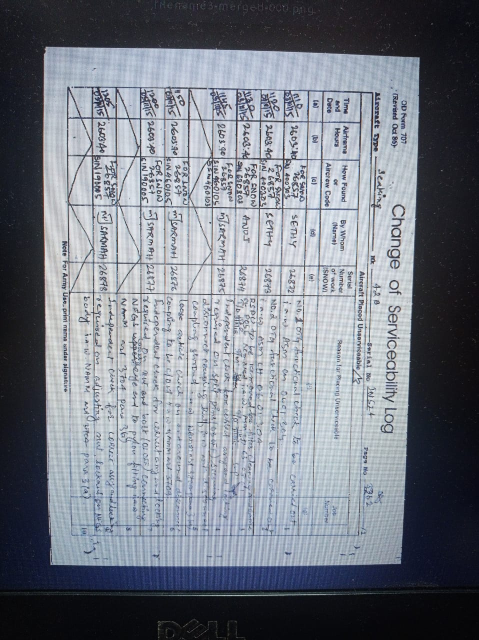
#> input picture im.jpeg, 957 x 1280 px, found by its file name (shown at 1/2 size)
$ python edge_detection.py
#> lines starting #> are read from the running program, lines starting #| are printed output that depends on the picture; after the words box and inside, x2 and y2 are one past the last pixel; in counts of white or black regions, pixels touching at a corner belong together
import cv2
import imutils
import numpy as np


image = cv2.imread('/home/srinivas/Documents/new/im.jpeg')
#> image is the input picture: shape (1280, 957, 3); mean B, G, R 133.1, 123.6, 118.6
ratio = image.shape[0]/500.0
#> ratio = 2.56
orig = image.copy()
image = imutils.resize(image, height = 500)
#> image: shape (500, 373, 3)
gray = cv2.cvtColor(image, cv2.COLOR_BGR2GRAY)
gray = cv2.GaussianBlur(gray, (5, 5), 0)
edged = cv2.Canny(gray, 75, 200)
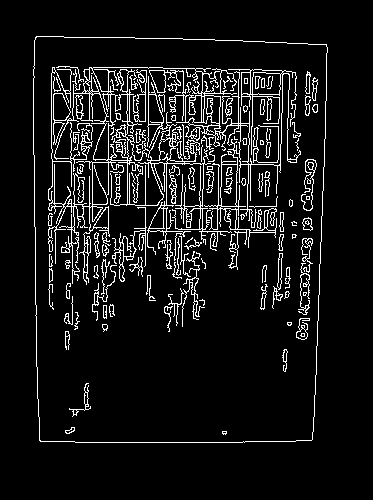
#> edged: shape (500, 373); 8.4% white in thin lines or dots, all inside (x1, y1, x2, y2) = (33, 36, 328, 443)
cv2.imshow('edge_detection', edged)
cv2.waitKey()

#---------------------------------------------------------------------------------

cnts = cv2.findContours(edged.copy(), cv2.RETR_LIST, cv2.CHAIN_APPROX_SIMPLE)
#> cnts = 321 contours, 175 with area under 20; largest, box (x1, y1, x2, y2) and area: (33, 36, 328, 443) 114815, (33, 36, 328, 443) 114812, (48, 67, 301, 285) 10002, (108, 94, 129, 161) 989, (88, 67, 113, 161) 722
cnts = imutils.grab_contours(cnts)
cnts = sorted(cnts, key = cv2.contourArea, reverse = True)[:5]
#> cnts = 5 contours; box (x1, y1, x2, y2) and area: (33, 36, 328, 443) 114815, (33, 36, 328, 443) 114812, (48, 67, 301, 285) 10002, (108, 94, 129, 161) 989, (88, 67, 113, 161) 722
# loop over the contours
for c in cnts:
	# approximate the contour
	peri = cv2.arcLength(c, True)
	approx = cv2.approxPolyDP(c, 0.02 * peri, True)
	# if our approximated contour has four points, then we
	# can assume that we have found our screen
	if len(approx) == 4:
		screenCnt = approx
		break
#> this loop made 1 pass
#> (peri, screenCnt) on pass 1: (1381.1, [[36, 36], [39, 440], [311, 440], [326, 44]])
# show the contour (outline) of the piece of paper
print("STEP 2: Find contours of paper")
cv2.drawContours(image, [screenCnt], -1, (0, 255, 0), 2)
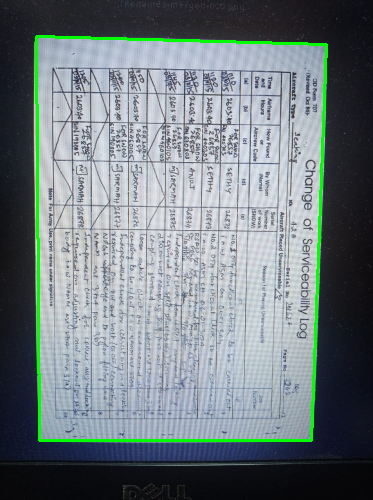
#> image: shape (500, 373, 3); mean B, G, R 129.2, 125.5, 115
cv2.imshow('Canny Edge Detection',image)
cv2.waitKey()

#---------------------------------------------------------------------------------

def order_points(pts):

	rect = np.zeros((4, 2), dtype = "float32")

	s = pts.sum(axis = 1)
#> s = [184.3, 1226.2, 1922.6, 947.2]
	rect[0] = pts[np.argmin(s)]
	rect[2] = pts[np.argmax(s)]

	diff = np.diff(pts, axis = 1)
#> diff = [0, 1026.6, 330.2, -721.9]
	rect[1] = pts[np.argmin(diff)]
	rect[3] = pts[np.argmax(diff)]

	return rect

def four_point_transform(image, pts):
	# obtain a consistent order of the points and unpack them
	# individually
	rect = order_points(pts)
#> rect = [[92.16, 92.16], [834.6, 112.6], [796.2, 1126.4], [99.84, 1126.4]]
	(tl, tr, br, bl) = rect
#> tl = [92.16, 92.16]; tr = [834.6, 112.6]; br = [796.2, 1126.4]; bl = [99.84, 1126.4]
	# compute the width of the new image, which will be the
	# maximum distance between bottom-right and bottom-left
	# x-coordiates or the top-right and top-left x-coordinates
	widthA = np.sqrt(((br[0] - bl[0]) ** 2) + ((br[1] - bl[1]) ** 2))
#> widthA = 696.3
	widthB = np.sqrt(((tr[0] - tl[0]) ** 2) + ((tr[1] - tl[1]) ** 2))
#> widthB = 742.7
	maxWidth = max(int(widthA), int(widthB))
#> maxWidth = 742
	# compute the height of the new image, which will be the
	# maximum distance between the top-right and bottom-right
	# y-coordinates or the top-left and bottom-left y-coordinates
	heightA = np.sqrt(((tr[0] - br[0]) ** 2) + ((tr[1] - br[1]) ** 2))
#> heightA = 1014.5
	heightB = np.sqrt(((tl[0] - bl[0]) ** 2) + ((tl[1] - bl[1]) ** 2))
#> heightB = 1034.3
	maxHeight = max(int(heightA), int(heightB))
#> maxHeight = 1034
	# now that we have the dimensions of the new image, construct
	# the set of destination points to obtain a "birds eye view",
	# (i.e. top-down view) of the image, again specifying points
	# in the top-left, top-right, bottom-right, and bottom-left
	# order
	dst = np.array([
		[0, 0],
		[maxWidth - 1, 0],
		[maxWidth - 1, maxHeight - 1],
		[0, maxHeight - 1]], dtype = "float32")
#> dst = [[0, 0], [741, 0], [741, 1033], [0, 1033]]
	# compute the perspective transform matrix and then apply it
	M = cv2.getPerspectiveTransform(rect, dst)
#> M = [[0.971, -0.00721, -88.81], [-0.0256, 0.929, -83.23], [-2.48e-05, -6.03e-05, 1]]
	warped = cv2.warpPerspective(image, M, (maxWidth, maxHeight))
	# return the warped image
	return warped

from skimage.filters import threshold_local
warped = four_point_transform(orig, screenCnt.reshape(4, 2) * ratio)

warped = cv2.cvtColor(warped, cv2.COLOR_BGR2RGB)

cv2.imshow('Transformed Image',imutils.resize(warped, height = 650))
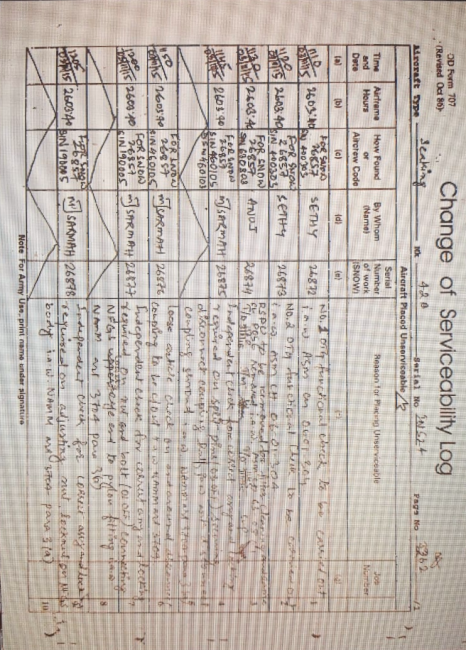
#> window 'Transformed Image': shape (650, 466, 3); mean B, G, R 177.1, 184.3, 194
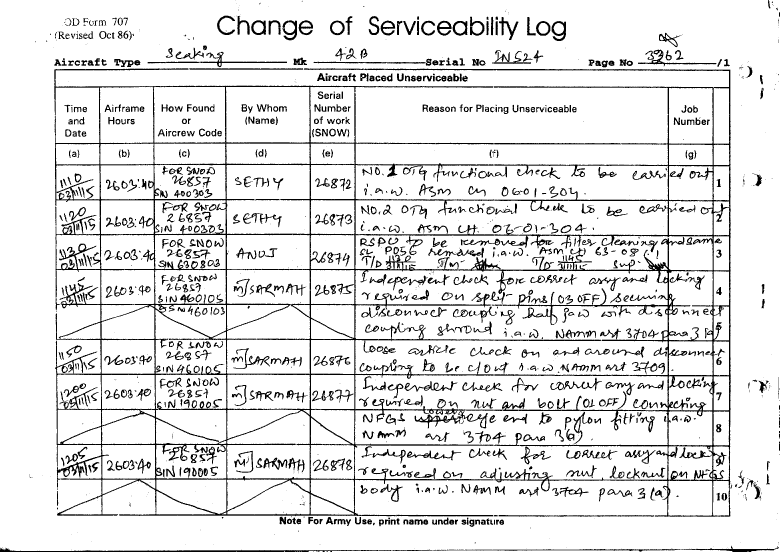
#> input picture template.png, 2338 x 1654 px, found by its file name (shown at 1/3 size)
#> further down, template is the input picture: shape (1654, 2338, 3); 89.2% white; 1393 black regions (480 under 20 px), largest, box (x1, y1, x2, y2) and area: (163, 205, 2192, 1550) 180293, (0, 1637, 2337, 1654) 6188, (1382, 673, 1746, 746) 3549
cv2.waitKey()

#-----------------------------------------------------------------------------

# import the necessary packages
import numpy as np
import imutils
import cv2

def align_images(image, template, maxFeatures=500, keepPercent=0.2,
	debug=False):
	# convert both the input image and template to grayscale
#> called with maxFeatures = 500, keepPercent = 0.2, debug = True
	imageGray = cv2.cvtColor(image, cv2.COLOR_BGR2GRAY)
	templateGray = cv2.cvtColor(template, cv2.COLOR_BGR2GRAY)

	# use ORB to detect keypoints and extract (binary) local
	# invariant features
	orb = cv2.ORB_create(maxFeatures)
	(kpsA, descsA) = orb.detectAndCompute(imageGray, None)
#> kpsA = 500 keypoints; strongest (x, y, size): (445, 119, 31), (363, 229, 31), (389, 258, 44.6), (264, 226, 31)
	(kpsB, descsB) = orb.detectAndCompute(templateGray, None)
#> kpsB = 500 keypoints; strongest (x, y, size): (522, 512, 31), (1167, 883, 31), (1517, 331, 31), (1158, 236, 31)

	# match the features
	method = cv2.DESCRIPTOR_MATCHER_BRUTEFORCE_HAMMING
	matcher = cv2.DescriptorMatcher_create(method)
	matches = matcher.match(descsA, descsB, None)
#> matches = 500 matches

	# sort the matches by their distance (the smaller the distance,
	# the "more similar" the features are)
	matches = sorted(matches, key=lambda x:x.distance)

	# keep only the top matches
	keep = int(len(matches) * keepPercent)
#> keep = 100
	matches = matches[:keep]
#> matches = 100 matches

	# check to see if we should visualize the matched keypoints
	if debug:
		matchedVis = cv2.drawMatches(image, kpsA, template, kpsB,
			matches, None)
		matchedVis = imutils.resize(matchedVis, width=1000)
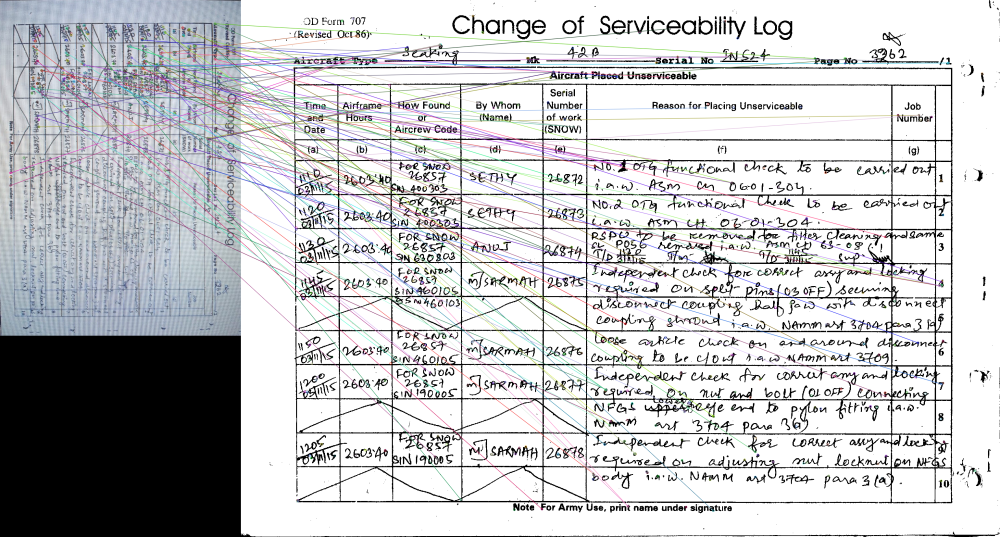
#> matchedVis: shape (537, 1000, 3); mean R, G, B 196.1, 196.9, 198.8
		cv2.imshow('Key features',matchedVis)
		cv2.waitKey(0)

	# allocate memory for the keypoints (x,y-coordinates) from the
	# top matches -- we'll use these coordinates to compute our
	# homography matrix
	ptsA = np.zeros((len(matches), 2), dtype="float")
#> ptsA = 100 pairs, first value 0 to 0, second value 0 to 0
	ptsB = np.zeros((len(matches), 2), dtype="float")
#> ptsB = 100 pairs, first value 0 to 0, second value 0 to 0

	# loop over the top matches
	for (i, m) in enumerate(matches):
		# indicate that the two keypoints in the respective images
		# map to each other
		ptsA[i] = kpsA[m.queryIdx].pt
		ptsB[i] = kpsB[m.trainIdx].pt
#> this loop made 100 passes
#> after the loop, ptsA = 100 pairs, first value 32 to 685.2, second value 72.58 to 571; ptsB = 100 pairs, first value 168.4 to 2178.6, second value 88.13 to 1572.5

	# compute the homography matrix between the two sets of matched
	# points
	(H, mask) = cv2.findHomography(ptsA, ptsB, method=cv2.RANSAC)
#> H = [[-0.00209, 2.2, 9.3], [-2.18, -0.00347, 1628.2], [-5.78e-06, -1.71e-05, 1]]; mask = 100 values, max 1 at index 0, min 0 at index 3, mean 0.17

	# use the homography matrix to align the images
	(h, w) = template.shape[:2]
#> h = 1654; w = 2338
	aligned = cv2.warpPerspective(image, H, (w, h))

	# return the aligned image
	return aligned

#-------------------------------------------------------------------------------

image = warped
template = cv2.imread('/home/srinivas/Documents/new/template.png')
aligned = align_images(image, template, debug=True)
aligned = imutils.resize(aligned, width=700)
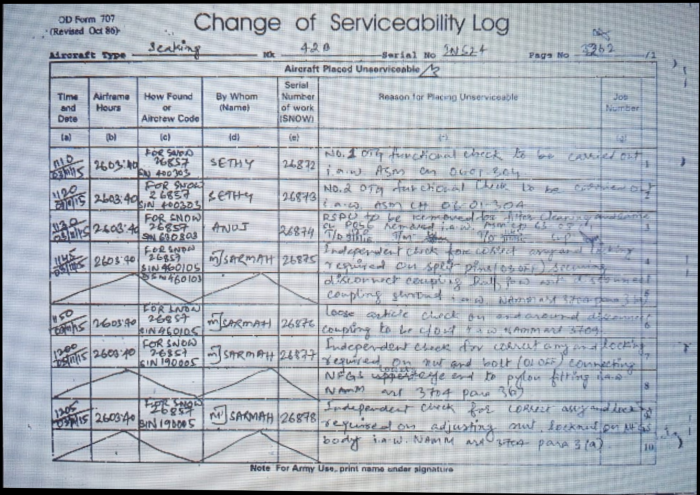
#> aligned: shape (495, 700, 3); mean R, G, B 173.6, 180.7, 190.1
template = imutils.resize(template, width=700)
#> template: shape (495, 700, 3)

stacked = np.hstack([aligned, template])
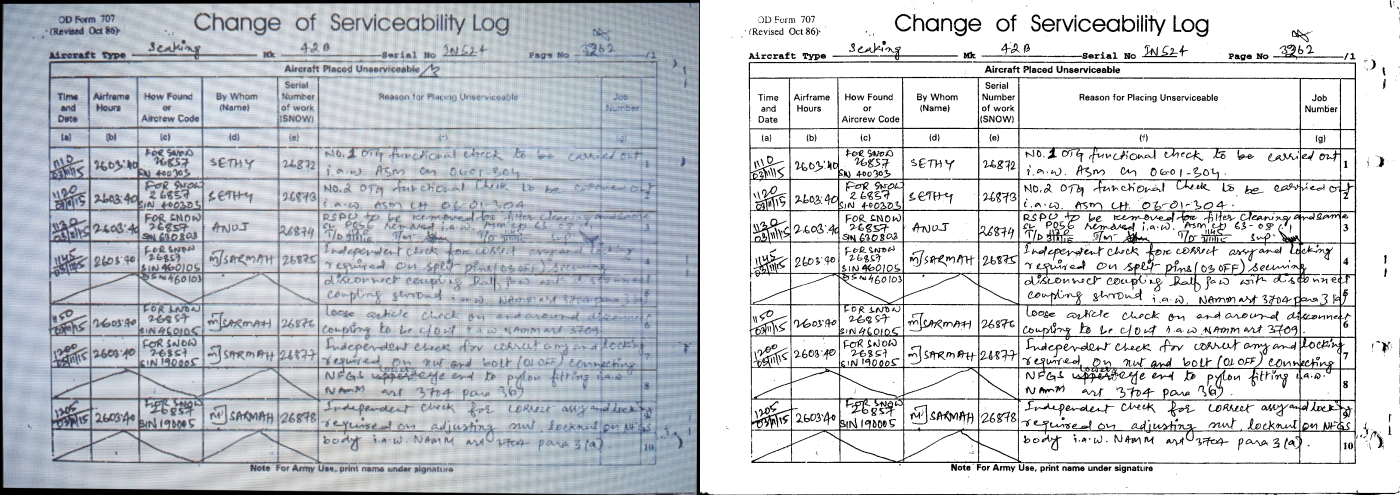
#> stacked: shape (495, 1400, 3); mean R, G, B 200.5, 204.1, 208.8
overlay = template.copy()
output = aligned.copy()

#-----------------------------------------------------------------------------

cv2.imshow('final-transformed-Image',stacked)
cv2.waitKey()
